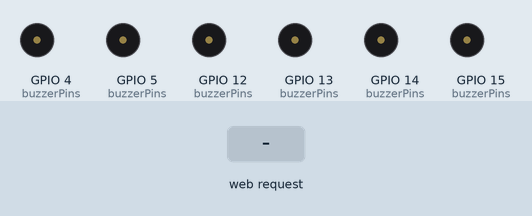
This sketch was run on a simulated ESP8266 (NodeMCU). On the bench: buzzer (waves = sounding, pin HIGH). The test bench sets the inputs (shaded band). WiFi joins after 1.5 s; servers stay silent unless stated; what the sketch prints to the serial monitor is not drawn.

Above: at 2.7 s.
2.8 s: HTTP request GET /buzz/0 received
At 2.95 s:
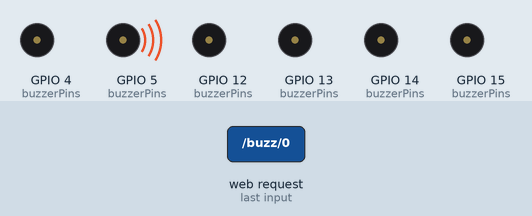
5.8 s: HTTP request GET /buzz/1 received
At 5.95 s:
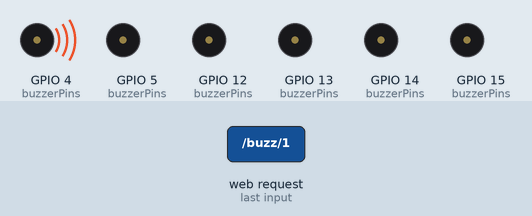
8.8 s: HTTP request GET /buzz/2 received
At 8.95 s:
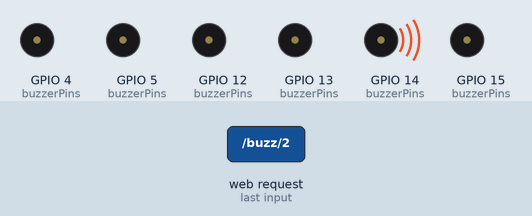
11.8 s: HTTP request GET /buzz/3 received
At 11.95 s:
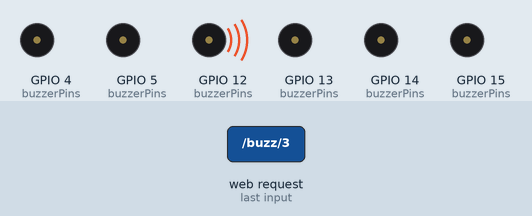
14.8 s: HTTP request GET /buzz/4 received
At 14.95 s:
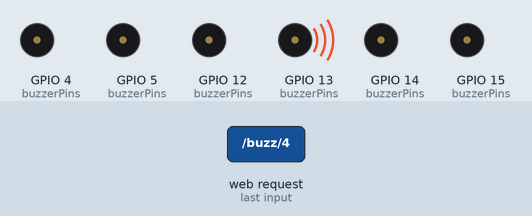
17.8 s: HTTP request GET /buzz/5 received
At 17.95 s:
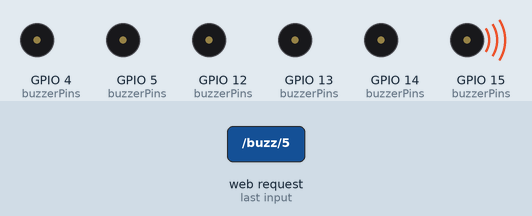
Timing chart, 0 to 21.8 s (numbered marks = the images above; inputs shaded):
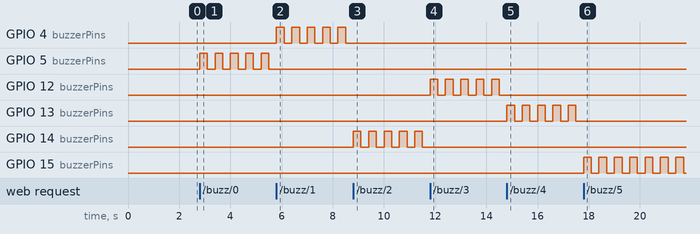

Measured:
- after the input at 2.8 s, GPIO 5 (buzzerPins): alternates HIGH for 0.30 s and LOW for 0.30 s, starting at once
- after the input at 5.8 s, GPIO 4 (buzzerPins): alternates HIGH for 0.30 s and LOW for 0.30 s, starting at once; GPIO 5 (buzzerPins): stops changing and stays LOW
- after the input at 8.8 s, GPIO 4 (buzzerPins): stops changing and stays LOW; GPIO 14 (buzzerPins): alternates HIGH for 0.30 s and LOW for 0.30 s, starting at once
- after the input at 11.8 s, GPIO 12 (buzzerPins): alternates HIGH for 0.30 s and LOW for 0.30 s, starting at once; GPIO 14 (buzzerPins): stops changing and stays LOW
- after the input at 14.8 s, GPIO 12 (buzzerPins): stops changing and stays LOW; GPIO 13 (buzzerPins): alternates HIGH for 0.30 s and LOW for 0.30 s, starting at once
- after the input at 17.8 s, GPIO 13 (buzzerPins): stops changing and stays LOW; GPIO 15 (buzzerPins): alternates HIGH for 0.30 s and LOW for 0.30 s, starting at once

The sketch:

esp32_buzzer.ino
```cpp
// ════════════════════════════════════════════════════════════════
//  ESP8266 6-Buzzer Server  —  Low-latency build
//  Pins: D1 D2 D5 D6 D7 D8  (all boot-safe)
// ════════════════════════════════════════════════════════════════

#include <ESP8266WiFi.h>
#include <ESP8266WebServer.h>

const char* ssid     = "JESUS";
const char* password = "maximum_effort";

// ─── Pin mapping ─────────────────────────────────────────────────────────────
#define BUZZER_D1   5   // wallet
#define BUZZER_D2   4   // keys
#define BUZZER_D5  14   // medicine
#define BUZZER_D6  12   // spectacles
#define BUZZER_D7  13   // stick
#define BUZZER_D8  15   // watch

const int buzzerPins[6] = {
  BUZZER_D1, BUZZER_D2, BUZZER_D5,
  BUZZER_D6, BUZZER_D7, BUZZER_D8
};

#define BUZZER_ON  HIGH
#define BUZZER_OFF LOW
#define BEEP_INTERVAL 300

ESP8266WebServer server(81);

bool  isBuzzing       = false;
int   activeBuzzerPin = -1;
bool  buzzerState     = false;
unsigned long lastToggle = 0;

// ─── Buzzer control ───────────────────────────────────────────────────────────
void startBuzzer(int pin) {
  if (activeBuzzerPin >= 0) digitalWrite(activeBuzzerPin, BUZZER_OFF);
  activeBuzzerPin = pin;
  isBuzzing       = true;
  buzzerState     = true;
  digitalWrite(pin, BUZZER_ON);   // fire IMMEDIATELY
  lastToggle = millis();
}

void stopBuzzer() {
  if (activeBuzzerPin >= 0) digitalWrite(activeBuzzerPin, BUZZER_OFF);
  isBuzzing       = false;
  activeBuzzerPin = -1;
  buzzerState     = false;
}

// ─── CORS ─────────────────────────────────────────────────────────────────────
void addCORSHeaders() {
  server.sendHeader("Access-Control-Allow-Origin",  "*");
  server.sendHeader("Access-Control-Allow-Methods", "GET, OPTIONS");
  server.sendHeader("Access-Control-Allow-Headers", "Content-Type");
  // Tell browser not to wait — close connection immediately after response
  server.sendHeader("Connection", "close");
}

// ─── Handlers — fire buzzer FIRST, then send HTTP response ───────────────────
// Reason: the browser is blocked waiting for the response. If we send the
// response first and THEN fire, the browser unblocks and the UI updates,
// but the actual GPIO write happens after network I/O — adding ~10-30ms lag.
// Firing first means the buzzer triggers at the earliest possible moment.
void handleBuzzer(int index) {
  startBuzzer(buzzerPins[index]);   // GPIO fires HERE — before any network I/O
  addCORSHeaders();
  server.send(200, "text/plain", "OK");
}

void handleStop() {
  stopBuzzer();                     // GPIO off HERE — before any network I/O
  addCORSHeaders();
  server.send(200, "text/plain", "STOPPED");
}

void handleRoot() {
  addCORSHeaders();
  server.send(200, "text/plain", "ESP8266 6-Buzzer Server Running");
}

// ─── Setup ───────────────────────────────────────────────────────────────────
void setup() {
  Serial.begin(115200);
  Serial.println("\n[BOOT] Initialising...");

  for (int i = 0; i < 6; i++) {
    pinMode(buzzerPins[i], OUTPUT);
    digitalWrite(buzzerPins[i], BUZZER_OFF);
  }

  // ── FIX 1: Disable WiFi modem sleep ──────────────────────────────────────
  // Default modem-sleep wakes the radio only every 100ms (DTIM interval).
  // Any request arriving during sleep has to wait for the next wake window.
  // Disabling sleep keeps the radio always-on → consistent <5ms response.
  WiFi.setSleepMode(WIFI_NONE_SLEEP);

  // ── FIX 2: Maximum TX power ───────────────────────────────────────────────
  // Lower TX power = more retransmits = higher jitter. Max power gives the
  // cleanest signal and fewest retransmits, especially across walls.
  WiFi.setOutputPower(20.5);  // max is 20.5 dBm

  // ── FIX 3: Persistent connection mode ────────────────────────────────────
  WiFi.persistent(false);     // don't write credentials to flash every boot
  WiFi.mode(WIFI_STA);        // station only, no AP overhead

  WiFi.begin(ssid, password);
  Serial.print("[WiFi] Connecting");
  while (WiFi.status() != WL_CONNECTED) {
    delay(500);
    Serial.print(".");
  }
  Serial.println();
  Serial.print("[WiFi] Connected! IP: ");
  Serial.println(WiFi.localIP());
  Serial.print("[WiFi] Signal strength: ");
  Serial.print(WiFi.RSSI());
  Serial.println(" dBm");

  server.on("/",       HTTP_GET, handleRoot);
  server.on("/buzz/0", HTTP_GET, []() { handleBuzzer(0); });  // wallet
  server.on("/buzz/1", HTTP_GET, []() { handleBuzzer(1); });  // keys
  server.on("/buzz/2", HTTP_GET, []() { handleBuzzer(2); });  // medicine
  server.on("/buzz/3", HTTP_GET, []() { handleBuzzer(3); });  // spectacles
  server.on("/buzz/4", HTTP_GET, []() { handleBuzzer(4); });  // stick
  server.on("/buzz/5", HTTP_GET, []() { handleBuzzer(5); });  // watch
  server.on("/stop",   HTTP_GET, handleStop);

  server.onNotFound([]() {
    if (server.method() == HTTP_OPTIONS) {
      addCORSHeaders();
      server.send(204);
    } else {
      server.send(404, "text/plain", "Not Found");
    }
  });

  server.begin();
  Serial.println("[HTTP] Server started on port 81");
}

// ─── Loop ────────────────────────────────────────────────────────────────────
void loop() {
  server.handleClient();

  if (isBuzzing) {
    unsigned long now = millis();
    if (now - lastToggle >= BEEP_INTERVAL) {
      buzzerState = !buzzerState;
      digitalWrite(activeBuzzerPin, buzzerState ? BUZZER_ON : BUZZER_OFF);
      lastToggle = now;
    }
  }
}
```
